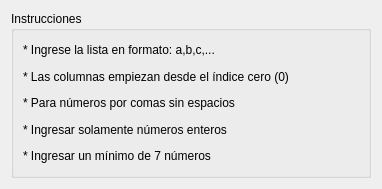
<?xml version="1.0" encoding="UTF-8"?>
<ui version="4.0">
 <class>Dialog</class>
 <widget class="QDialog" name="Dialog">
  <property name="geometry">
   <rect>
    <x>0</x>
    <y>0</y>
    <width>382</width>
    <height>189</height>
   </rect>
  </property>
  <property name="windowTitle">
   <string>Dialog</string>
  </property>
  <layout class="QVBoxLayout" name="verticalLayout">
   <item>
    <widget class="QGroupBox" name="groupBox">
     <property name="title">
      <string>Instrucciones</string>
     </property>
     <layout class="QVBoxLayout" name="verticalLayout_2">
      <item>
       <widget class="QLabel" name="label">
        <property name="text">
         <string>* Ingrese la lista en formato: a,b,c,...</string>
        </property>
       </widget>
      </item>
      <item>
       <widget class="QLabel" name="label_2">
        <property name="text">
         <string>* Las columnas empiezan desde el índice cero (0)</string>
        </property>
       </widget>
      </item>
      <item>
       <widget class="QLabel" name="label_3">
        <property name="text">
         <string>* Para números por comas sin espacios</string>
        </property>
       </widget>
      </item>
      <item>
       <widget class="QLabel" name="label_4">
        <property name="text">
         <string>* Ingresar solamente números enteros</string>
        </property>
       </widget>
      </item>
      <item>
       <widget class="QLabel" name="label_5">
        <property name="text">
         <string>* Ingresar un mínimo de 7 números</string>
        </property>
       </widget>
      </item>
     </layout>
    </widget>
   </item>
  </layout>
 </widget>
 <resources/>
 <connections/>
</ui>
